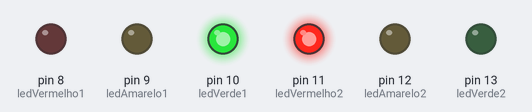
Simulated run of this sketch. Board: Arduino Uno, built with avr-gcc and run on an emulated ATmega328P. On the bench: output pins drawn as LEDs (lit = HIGH).

Above: at 2.0 s.
At 4.7 s:
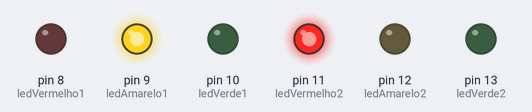
At 7.5 s:
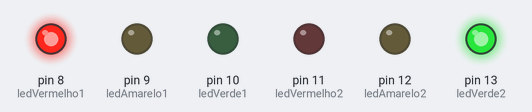
At 10.2 s:
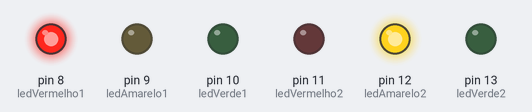
Timing chart, 0 to 14.3 s (numbered marks = the images above):
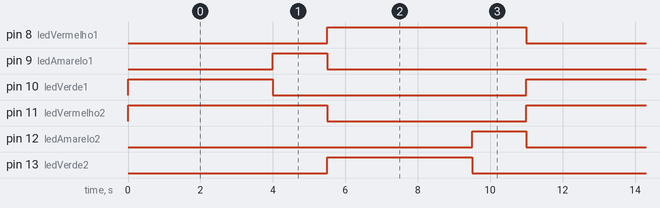

Measured:
- by itself, pin 8 (ledVermelho1), pin 11 (ledVermelho2): alternates HIGH for 5.5 s and LOW for 5.5 s
- by itself, pin 9 (ledAmarelo1), pin 12 (ledAmarelo2): alternates HIGH for 1.5 s and LOW for 9.5 s
- by itself, pin 10 (ledVerde1), pin 13 (ledVerde2): alternates HIGH for 4.0 s and LOW for 7.0 s

The sketch:

sketch_sep1d.ino
```cpp
// ==========================================
// SEMÁFORO: CRUZAMENTO DE DUAS VIAS
// ==========================================

// --- Pinos da Via 1 ---
const int ledVermelho1 = 8;
const int ledAmarelo1  = 9;
const int ledVerde1    = 10;

// --- Pinos da Via 2 ---
const int ledVermelho2 = 11;
const int ledAmarelo2  = 12;
const int ledVerde2    = 13;

// --- Controle de Estado e Tempo ---
int estado = 0;
unsigned long tempoAnterior = 0;

void setup() {
pinMode(ledVermelho1, OUTPUT);
pinMode(ledAmarelo1, OUTPUT);
pinMode(ledVerde1, OUTPUT);
pinMode(ledVermelho2, OUTPUT);
pinMode(ledAmarelo2, OUTPUT);
pinMode(ledVerde2, OUTPUT);
}

void loop() {
unsigned long tempoAtual = millis();

switch (estado) {
case 0: // VIA 1 Verde | VIA 2 Vermelho
digitalWrite(ledVerde1, HIGH);
digitalWrite(ledVermelho1, LOW);
digitalWrite(ledAmarelo1, LOW);
digitalWrite(ledVermelho2, HIGH);
digitalWrite(ledAmarelo2, LOW);
digitalWrite(ledVerde2, LOW);

if (tempoAtual - tempoAnterior >= 4000) {
tempoAnterior = tempoAtual;
estado = 1;
}
break;

case 1: // VIA 1 Amarelo | VIA 2 Vermelho
digitalWrite(ledVerde1, LOW);
digitalWrite(ledAmarelo1, HIGH);
// Via 2 continua vermelho, não mexe

if (tempoAtual - tempoAnterior >= 1500) {
tempoAnterior = tempoAtual;
estado = 2;
}
break;

case 2: // VIA 1 Vermelho | VIA 2 Verde
digitalWrite(ledAmarelo1, LOW);
digitalWrite(ledVermelho1, HIGH);
digitalWrite(ledVermelho2, LOW);
digitalWrite(ledVerde2, HIGH);

if (tempoAtual - tempoAnterior >= 4000) {
tempoAnterior = tempoAtual;
estado = 3;
}
break;

case 3: // VIA 1 Vermelho | VIA 2 Amarelo
digitalWrite(ledVerde2, LOW);
digitalWrite(ledAmarelo2, HIGH);
// Via 1 continua vermelho

if (tempoAtual - tempoAnterior >= 1500) {
tempoAnterior = tempoAtual;
estado = 0;
}
break;
}
}
```
